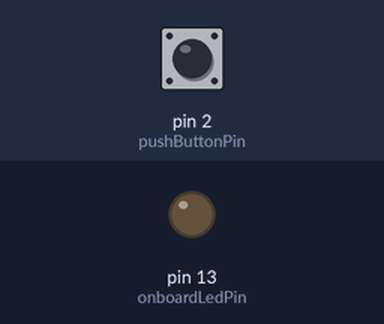
Simulated run of this sketch. Board: Arduino Uno, built with avr-gcc and run on an emulated ATmega328P. On the bench: output pins drawn as LEDs (lit = HIGH). Inputs (shaded band) come from the test bench; at power-on: pin 2 (pushButtonPin) LOW.

Above: at 1.2 s.
1.3 s: pin 2 (pushButtonPin) pulled HIGH for 0.15 s
At 2.1 s:
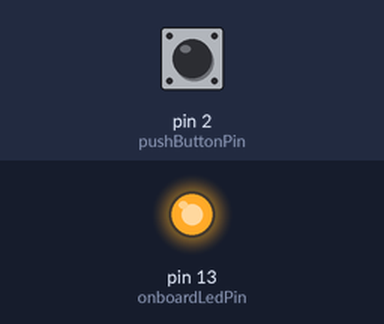
2.9 s: pin 2 (pushButtonPin) pulled HIGH for 1 s
At 3.3 s:
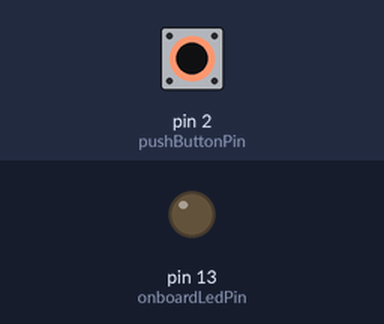
5.4 s: pin 2 (pushButtonPin) pulled HIGH for 3.2 s
At 6.4 s:
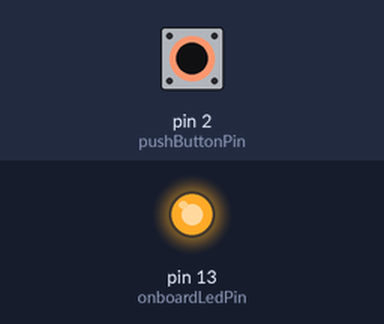
Timing chart, 0 to 8.4 s (numbered marks = the images above; inputs shaded):
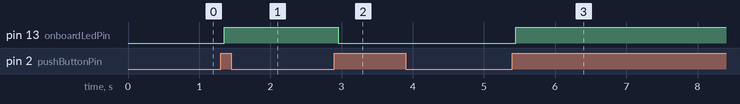

Measured:
- after the input at 1.3 s, pin 13 (onboardLedPin): LOW → HIGH after 0.05 s
- after the input at 2.9 s, pin 13 (onboardLedPin): HIGH → LOW after 0.05 s
- after the input at 5.4 s, pin 13 (onboardLedPin): LOW → HIGH after 0.05 s

The sketch:

button_solenoid.ino
```cpp
const int pushButtonPin = 2;    // Pushbutton
const int onboardLedPin = 13;   // On-board LED

int lastButtonState = LOW;  // Previous state of the button
bool shouldPerformCycles = false;  // Whether to perform the 10 cycles

void setup() {
  pinMode(pushButtonPin, INPUT);
  pinMode(onboardLedPin, OUTPUT);
}

void loop() {
  int buttonState = digitalRead(pushButtonPin);  // Read the state of the push button

  // Check for button state change
  if (buttonState != lastButtonState) {
    delay(50);  // Debounce delay
    if (buttonState == HIGH) {
      shouldPerformCycles = !shouldPerformCycles;  // Toggle the flag
      digitalWrite(onboardLedPin, shouldPerformCycles);  // Update LED based on flag
    }
    lastButtonState = buttonState;
  }

  // This is where you would put the solenoid control logic, but for now, it's omitted to focus on the button press.
}
```
